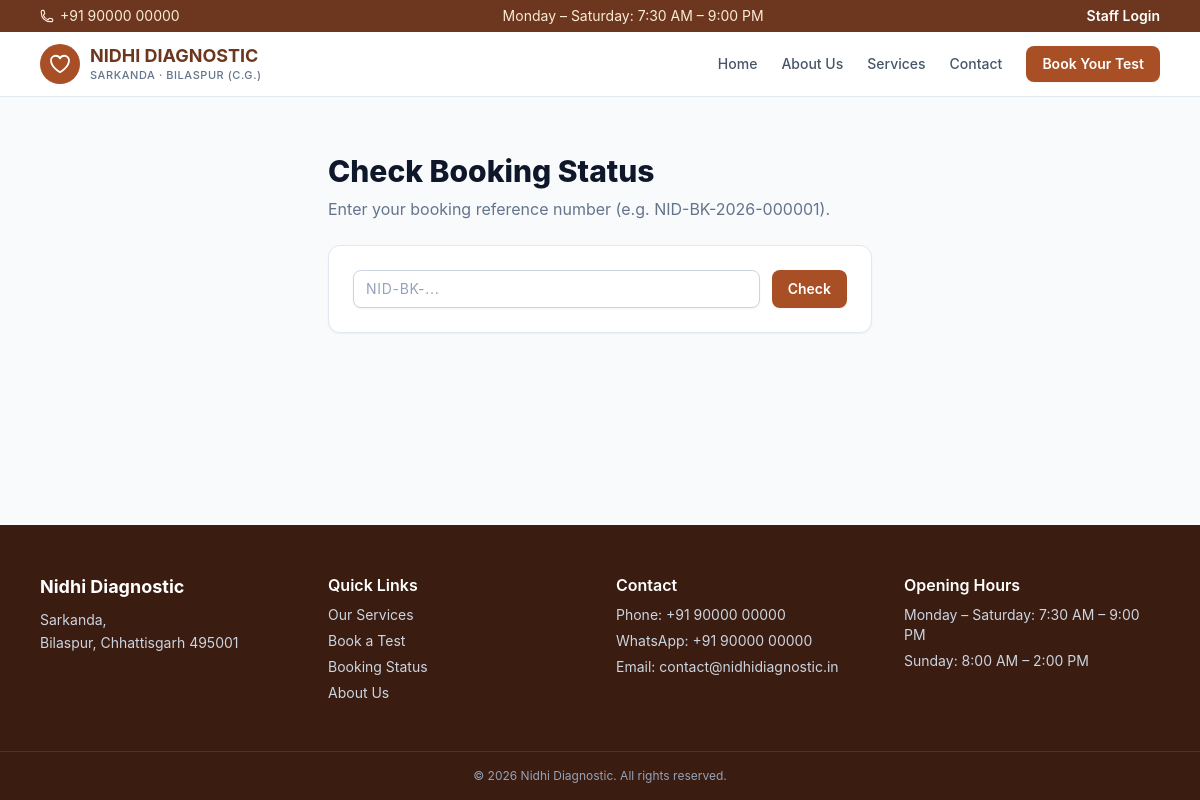
The page /book/status on the database its author committed.
### app/utils/helpers.py (models this page shows, shortened)
class Setting(db.Model):
    __tablename__ = "settings"
    key = db.Column(db.String(64), primary_key=True)
    value = db.Column(db.Text, nullable=False, default="")
    updated_at = db.Column(
        db.DateTime, default=lambda: datetime.now(timezone.utc).replace(tzinfo=None),
        onupdate=lambda: datetime.now(timezone.utc).replace(tzinfo=None),
    )
    updated_by = db.Column(db.Integer, db.ForeignKey("users.id", ondelete="SET NULL"))

### app/website/routes.py (the view)
@website_bp.route("/book/status", methods=["GET", "POST"])
def book_status():
    code = request.values.get("code", "").strip().upper()
    booking = None
    if code:
        booking = Booking.query.filter(
            Booking.booking_code.ilike(code)
        ).first()
        if booking is None:
            flash("No booking found for that reference number.", "warning")
    return render_template("website/book_status.html", booking=booking, code=code)

### app/utils/helpers.py (called while the page is built)
def get_setting(key, default=""):
    row = db.session.get(Setting, key)
    if row is not None:
        return row.value
    return SETTING_DEFAULTS.get(key, default)

### app/templates/website/book_status.html (shortened to what this page needs)
{% extends "website/base.html" %}
{% block content %}
<section class="mx-auto max-w-xl px-4 py-14">
  <h1 class="text-3xl font-extrabold text-slate-900">Check Booking Status</h1>
  <p class="mt-2 text-slate-500">Enter your booking reference number (e.g. {{ get_setting('booking_prefix') }}-{{ current_year }}-000001).</p>
  <form method="post" class="card mt-6 flex flex-col gap-3 p-6 sm:flex-row">
    <input type="text" name="code" value="{{ code }}" required
           placeholder="{{ get_setting('booking_prefix') }}-..."
           class="input flex-1 uppercase tracking-wider">
    <button type="submit" class="btn-primary sm:w-auto">Check</button>
  </form>
</section>
{% endblock %}

### app/templates/website/base.html (shortened to what this page needs)
{% extends "base.html" %}
{% set nav_settings = nav_settings if nav_settings is defined else {} %}
{% block body %}
<div class="flex min-h-screen flex-col">
  <div class="bg-brand-900 text-brand-100 text-xs sm:text-sm">
    <div class="mx-auto flex max-w-6xl flex-wrap items-center justify-between gap-x-4 gap-y-1 px-4 py-1.5">
      <span class="inline-flex items-center gap-1.5">
        {{ nav_settings.phone or get_setting('phone') }}
      </span>
      <span class="hidden md:inline">{{ nav_settings.opening_hours_weekday or get_setting('opening_hours_weekday') }}</span>
      <a href="{{ url_for('admin_dash.dashboard') }}" class="font-semibold text-white hover:underline">Staff Login</a>
    </div>
  </div>
  <header class="sticky top-0 z-40 border-b border-slate-200 bg-white/95 backdrop-blur">
    <div class="mx-auto max-w-6xl px-4" x-data="{open: false}">
      <div class="flex h-16 items-center justify-between">
        <a href="{{ url_for('website.home') }}" class="flex items-center gap-2.5">
          <span class="flex h-10 w-10 items-center justify-center rounded-full bg-brand-700 text-white">
            <svg class="h-6 w-6" fill="none" stroke="currentColor" stroke-width="1.8" viewBox="0 0 24 24"><path stroke-linecap="round" stroke-linejoin="round" d="M21 8.25c0-2.485-2.099-4.5-4.688-4.5-1.935 0-3.597 1.126-4.312 2.733-.715-1.607-2.377-2.733-4.313-2.733C5.1 3.75 3 5.765 3 8.25c0 7.22 9 12 9 12s9-4.78 9-12z"/></svg>
          </span>
          <span>
            <span class="block text-lg font-bold leading-tight text-brand-900">NIDHI DIAGNOSTIC</span>
            <span class="block text-[11px] font-medium uppercase tracking-wider text-slate-500">Sarkanda &middot; Bilaspur (C.G.)</span>
          </span>
        </a>
        <nav class="hidden items-center gap-6 text-sm font-medium text-slate-600 md:flex">
          <a href="{{ url_for('website.home') }}" class="hover:text-brand-700 {% if request.endpoint == 'website.home' %}text-brand-700{% endif %}">Home</a>
          <a href="{{ url_for('website.about') }}" class="hover:text-brand-700 {% if request.endpoint == 'website.about' %}text-brand-700{% endif %}">About Us</a>
          <a href="{{ url_for('website.services') }}" class="hover:text-brand-700 {% if 'website.services' in (request.endpoint or '') or request.endpoint == 'website.category' %}text-brand-700{% endif %}">Services</a>
          <a href="{{ url_for('website.contact') }}" class="hover:text-brand-700 {% if request.endpoint == 'website.contact' %}text-brand-700{% endif %}">Contact</a>
          <a href="{{ url_for('website.book') }}" class="btn-primary">Book Your Test</a>
        </nav>
      </div>
    </div>
  </header>
  <main class="flex-1">{% block content %}{% endblock %}</main>
  <footer class="mt-16 bg-brand-950 text-slate-300">
    <div class="mx-auto grid max-w-6xl gap-8 px-4 py-12 grid-cols-1 sm:grid-cols-2 lg:grid-cols-4">
      <div>
        <p class="text-lg font-bold text-white">{{ center_name() }}</p>
        <p class="mt-2 text-sm leading-relaxed">{{ get_setting('address_line1') }},<br>{{ get_setting('address_line2') }}</p>
      </div>
      <div>
        <p class="font-semibold text-white">Quick Links</p>
        <ul class="mt-2 space-y-1.5 text-sm">
          <li><a class="hover:text-white" href="{{ url_for('website.services') }}">Our Services</a></li>
          <li><a class="hover:text-white" href="{{ url_for('website.book') }}">Book a Test</a></li>
          <li><a class="hover:text-white" href="{{ url_for('website.book_status') }}">Booking Status</a></li>
          <li><a class="hover:text-white" href="{{ url_for('website.about') }}">About Us</a></li>
        </ul>
      </div>
      <div>
        <p class="font-semibold text-white">Contact</p>
        <ul class="mt-2 space-y-1.5 text-sm">
          <li>Phone: {{ get_setting('phone') }}</li>
          <li>WhatsApp: {{ get_setting('whatsapp') }}</li>
          <li>Email: {{ get_setting('email') }}</li>
        </ul>
      </div>
      <div>
        <p class="font-semibold text-white">Opening Hours</p>
        <ul class="mt-2 space-y-1.5 text-sm">
          <li>{{ get_setting('opening_hours_weekday') }}</li>
          <li>{{ get_setting('opening_hours_sunday') }}</li>
        </ul>
      </div>
    </div>
    <div class="border-t border-white/10 py-4 text-center text-xs text-slate-400">
      &copy; {{ current_year }} {{ center_name() }}. All rights reserved.
    </div>
  </footer>
</div>
{% endblock %}

### rows shown on the page
Setting: value "+91 90000 00000"
Setting: value "Monday – Saturday: 7:30 AM – 9:00 PM"
Setting: value "NID-BK", code "NID-BK-..."
Setting: value "Nidhi Diagnostic"
Setting: value "Sarkanda"
Setting: value "Bilaspur, Chhattisgarh 495001"
Setting: value "+91 90000 00000"
Setting: value "contact@nidhidiagnostic.in"
Setting: value "Sunday: 8:00 AM – 2:00 PM"

### other values the page prints
{{ current_year }} "2026"
